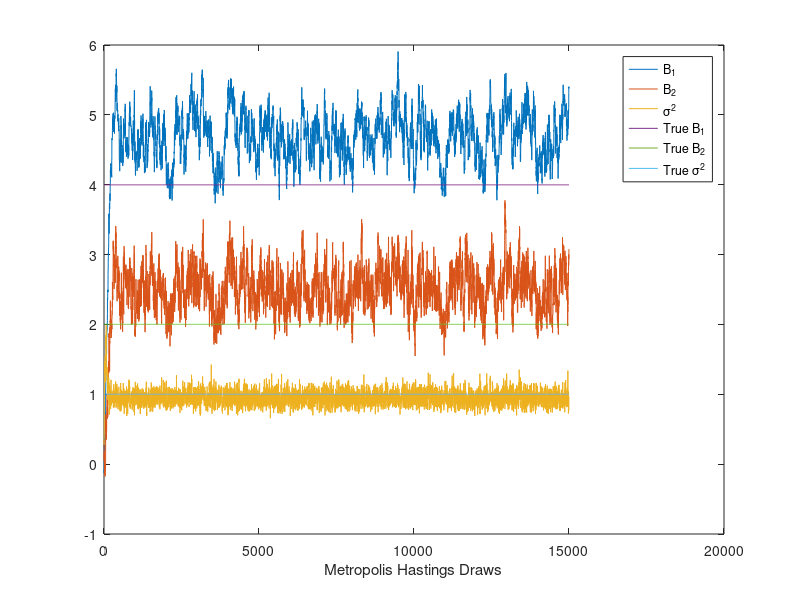

This figure's MATLAB source:
clear

%generate artificial data
T=100;
sigma=1;
b1=4;
b2=2;
e=randn(T,1)*sqrt(sigma);
X=rand(T,1);
Y=b1.*(X.^b2)+e;



%step 1 set starting values

Gammaold=[0;0;0.1];

%step 2 set SIGMA matrix via OLS estimation
yols=Y;
xols=[ones(T,1) X];
bols=inv(xols'*xols)*(xols'*yols);
eols=yols-xols*bols;
sols=((eols'*eols)/T);
vols=sols*inv(xols'*xols);

P=eye(3);                    %this is the variance of the metropolis hastings random walk based partly on OLS estimates
P(1,1)=(vols(1,1));
P(2,2)=(vols(2,2));
P(3,3)=0.1;
K=0.2;
P=K*P;

REPS=15000;
true=repmat([b1 b2 sigma],REPS,1);   

% step 3 metropolis Hastings algorithm 
out=[];
naccept=0;
for j=1:REPS

    %step 3a draw new Gamma
    Gammanew=Gammaold+(randn(1,3)*chol(P))';
    %step 3b evaluate posterior at new draw
    B1=Gammanew(1);B2=Gammanew(2);sigma2=Gammanew(3);
    if sigma2<0
        posteriorNEW=-1000000;
    else
    B=[B1;B2];
    lik=-(T/2)*log(2*(pi))-(T/2)*sigma2-0.5*(((Y-B1.*(X.^B2))'*(Y-B1.*(X.^B2)))/sigma2); %likelihood function
    posteriorNEW=lik; %posterior at the new draw
    end
    %step 3c evaluate posterior at new draw
    B1=Gammaold(1);B2=Gammaold(2);sigma2=Gammaold(3);
    B=[B1;B2];
    lik=-(T/2)*log(2*(22/7))-(T/2)*sigma2-0.5*(((Y-B1.*(X.^B2))'*(Y-B1.*(X.^B2)))/sigma2); %likelihood function
    posteriorOLD=lik; %posterior at the old draw
    
    %step 3d compute acceptance probability
    accept=min([exp(posteriorNEW-posteriorOLD);1]);   %min(accept,1)
    
    u=rand(1,1);  %random number from the uniform dist
    
    if u<accept
        Gammaold=Gammanew;  %accept draw
        naccept=naccept+1;  %count number of acceptances
    end
    out=[out;Gammaold'];
    
end
 
plot([out true])

xlabel('Metropolis Hastings Draws');
legend('B_1','B_2','\sigma^{2}','True B_1','True B_2','True \sigma^{2}');
